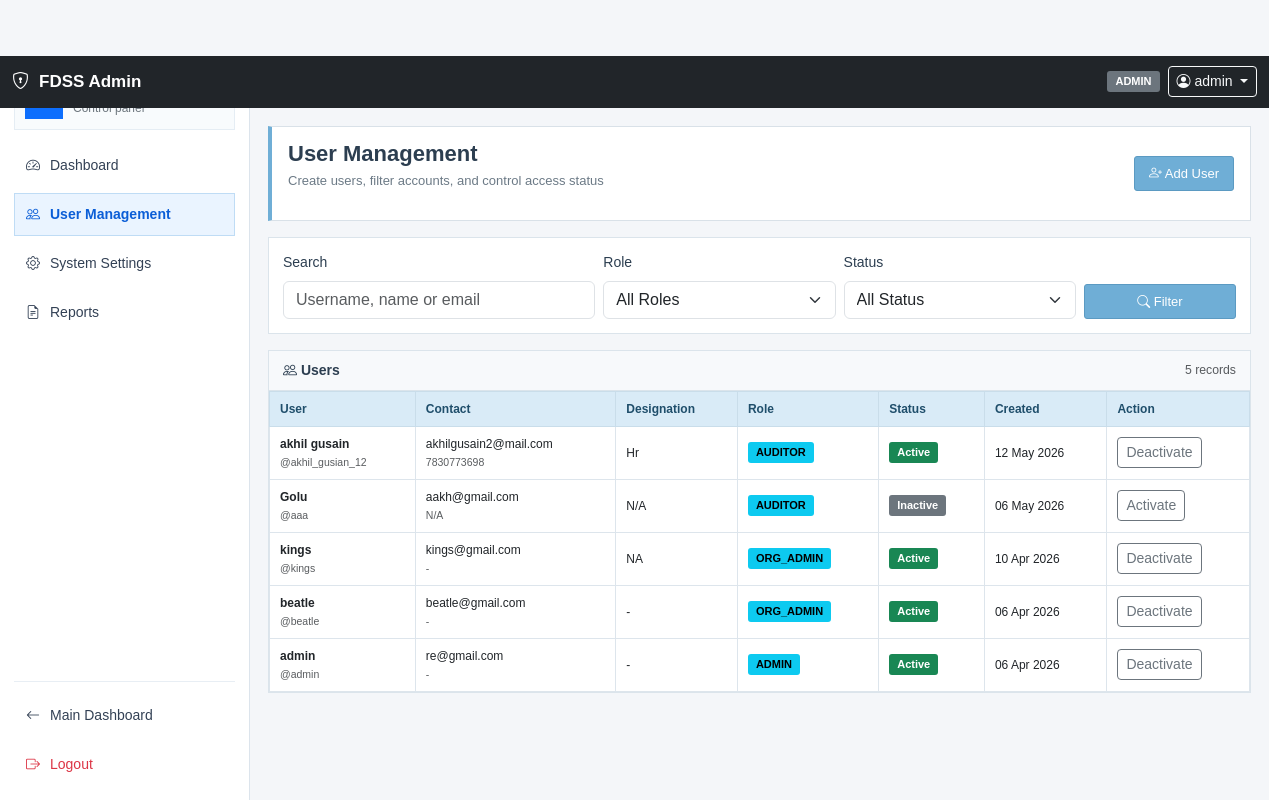
/admin/users.php (signed in), run on an earlier commit of the app's database.
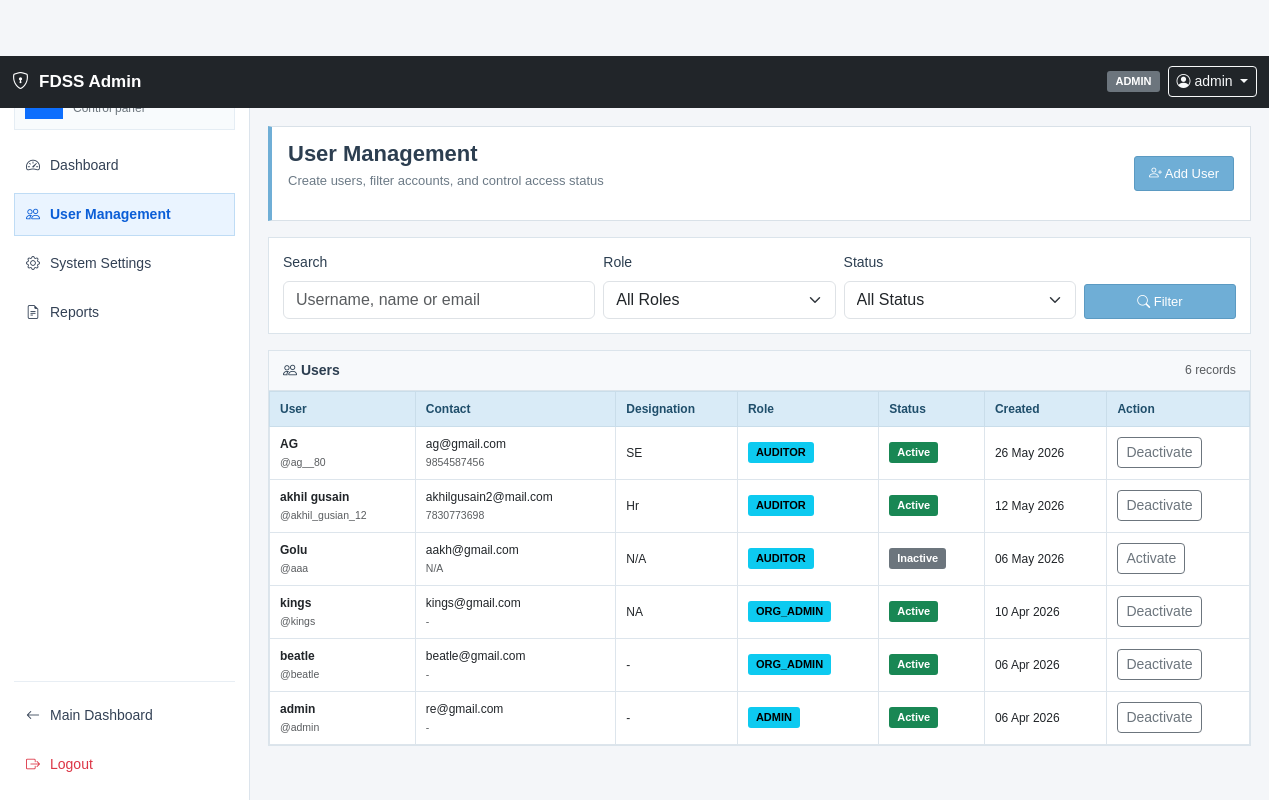
And on a later commit of the database.
### tables this page shows
CREATE TABLE `fdss_users` (
  `user_id` int(11) NOT NULL,
  `user_name` varchar(150) NOT NULL,
  `user_code` varchar(50) DEFAULT NULL,
  `username` varchar(100) NOT NULL,
  `email` varchar(150) NOT NULL,
  `password_hash` varchar(255) NOT NULL,
  `full_name` varchar(150) DEFAULT NULL,
  `phone` varchar(20) DEFAULT NULL,
  `designation` varchar(100) DEFAULT NULL,
  `address` text DEFAULT NULL,
  `role` enum('SUPER_ADMIN','ADMIN','ORG_ADMIN','ORG_USER','AUDITOR') NOT NULL DEFAULT 'ORG_ADMIN',
  `station_id` int(11) DEFAULT NULL,
  `start_date` date DEFAULT NULL,
  `end_date` date DEFAULT NULL,
  `status` enum('Active','Inactive') DEFAULT 'Active',
  `created_by_user_id` int(11) DEFAULT NULL,
  `created_at` timestamp NULL DEFAULT current_timestamp(),
  `updated_at` timestamp NULL DEFAULT current_timestamp() ON UPDATE current_timestamp()
);

### admin/_auth.php (called while the page is built, shortened)
<?php
function e($value)
{
    return htmlspecialchars((string) $value, ENT_QUOTES, 'UTF-8');
}

### admin/users.php (the view, shortened to what the changed rows need)
<?php
require_once __DIR__ . '/_auth.php';
$where = 'WHERE 1=1';
$users = [];
$query = "SELECT user_id, user_name, username, email, phone, designation, role, status, created_at FROM fdss_users $where ORDER BY created_at DESC";
$stmt = $conn->prepare($query);
if ($stmt) {
    $stmt->execute();
    $result = $stmt->get_result();
    while ($row = $result->fetch_assoc()) {
        $users[] = $row;
    }
}
?>
<!DOCTYPE html>
<html lang="en">
<head>
    <link href="https://cdnjs.cloudflare.com/ajax/libs/bootstrap/5.3.0/css/bootstrap.min.css" rel="stylesheet">
    <link href="https://cdnjs.cloudflare.com/ajax/libs/bootstrap-icons/1.11.0/font/bootstrap-icons.min.css" rel="stylesheet">
    <link href="../assets/css/styles.css" rel="stylesheet">
</head>
<body>
<div class="admin-shell">
    <main class="admin-main">
        <div class="page-header">
            <div>
                <h1>User Management</h1>
            </div>
        </div>
        <div class="content-card">
            <div class="card-header d-flex justify-content-between align-items-center">
                <h5><i class="bi bi-people"></i> Users</h5>
                <span class="text-muted small"><?php echo count($users); ?> records</span>
            </div>
            <div class="card-body p-0">
                <div class="table-responsive">
                    <table class="table table-hover mb-0">
                        <thead class="table-light">
                        <tr>
                            <th>User</th>
                            <th>Contact</th>
                            <th>Designation</th>
                            <th>Role</th>
                            <th>Status</th>
                            <th>Created</th>
                            <th>Action</th>
                        </tr>
                        </thead>
                        <tbody>
                        <?php if (empty($users)): ?>
                            <tr><td colspan="7" class="text-center text-muted py-4">No users found.</td></tr>
                        <?php else: ?>
                            <?php foreach ($users as $user): ?>
                                <?php $next_status = $user['status'] === 'Active' ? 'Inactive' : 'Active'; ?>
                                <tr>
                                    <td>
                                        <strong><?php echo e($user['user_name']); ?></strong><br>
                                        <span class="text-muted small">@<?php echo e($user['username']); ?></span>
                                    </td>
                                    <td>
                                        <?php echo e($user['email']); ?><br>
                                        <span class="text-muted small"><?php echo e($user['phone'] ?: '-'); ?></span>
                                    </td>
                                    <td><?php echo e($user['designation'] ?: '-'); ?></td>
                                    <td><span class="badge text-bg-info"><?php echo e($user['role']); ?></span></td>
                                    <td>
                                        <span class="badge <?php echo $user['status'] === 'Active' ? 'text-bg-success' : 'text-bg-secondary'; ?>">
                                            <?php echo e($user['status']); ?>
                                        </span>
                                    </td>
                                    <td><?php echo e(date('d M Y', strtotime($user['created_at']))); ?></td>
                                    <td>
                                        <form method="POST" class="d-inline">
                                            <button class="btn btn-sm btn-outline-secondary" type="submit">
                                                <?php echo $next_status === 'Active' ? 'Activate' : 'Deactivate'; ?>
                                            </button>
                                        </form>
                                    </td>
                                </tr>
                            <?php endforeach; ?>
                        <?php endif; ?>
                        </tbody>
                    </table>
                </div>
            </div>
        </div>
    </main>
</div>
</body>
</html>

What changed in the data, as far as the page shows it:
added fdss_users: user_name "AG", username "ag__80", email "ag@gmail.com", phone "9854587456", designation "SE", role "AUDITOR", status "Active", created_at "26 May 2026", shows "Deactivate"
Also different on the page:
count($users): "5" → "6"
